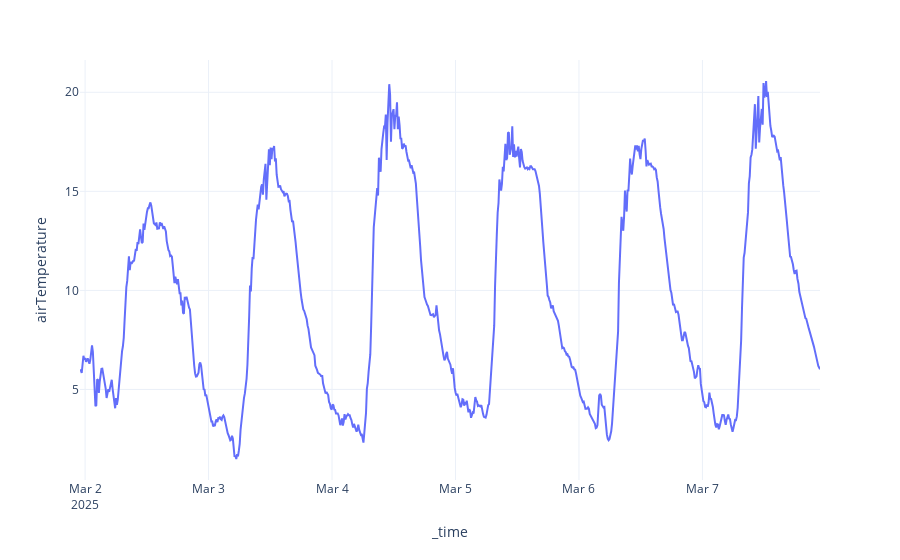

Notebook code for this chart:
### Code cell
import plotly.express as px
import plotly.graph_objects as go

fig = px.line(df, x = "_time", y = "airTemperature")
fig.update_layout(template = "plotly_white")

### Figure 1 — Plotly figure (JSON) as saved in the notebook; plotly's stock layout.template omitted (floating-point values rounded to 4 significant figures; data arrays with more than 128 entries replaced by an {"elided": "..."} marker saying what was removed)
{"data": [{"hovertemplate": "_time=%{x}<br>airTemperature=%{y}<extra></extra>", "legendgroup": "", "line": {"color": "#636efa", "dash": "solid"}, "marker": {"symbol": "circle"}, "mode": "lines", "name": "", "orientation": "v", "showlegend": false, "type": "scatter", "x": {"elided": "861 str values"}, "xaxis": "x", "y": {"elided": "861 float values"}, "yaxis": "y"}], "layout": {"legend": {"tracegroupgap": 0}, "margin": {"t": 60}, "xaxis": {"anchor": "y", "domain": [0, 1], "title": {"text": "_time"}}, "yaxis": {"anchor": "x", "domain": [0, 1], "title": {"text": "airTemperature"}}}}
